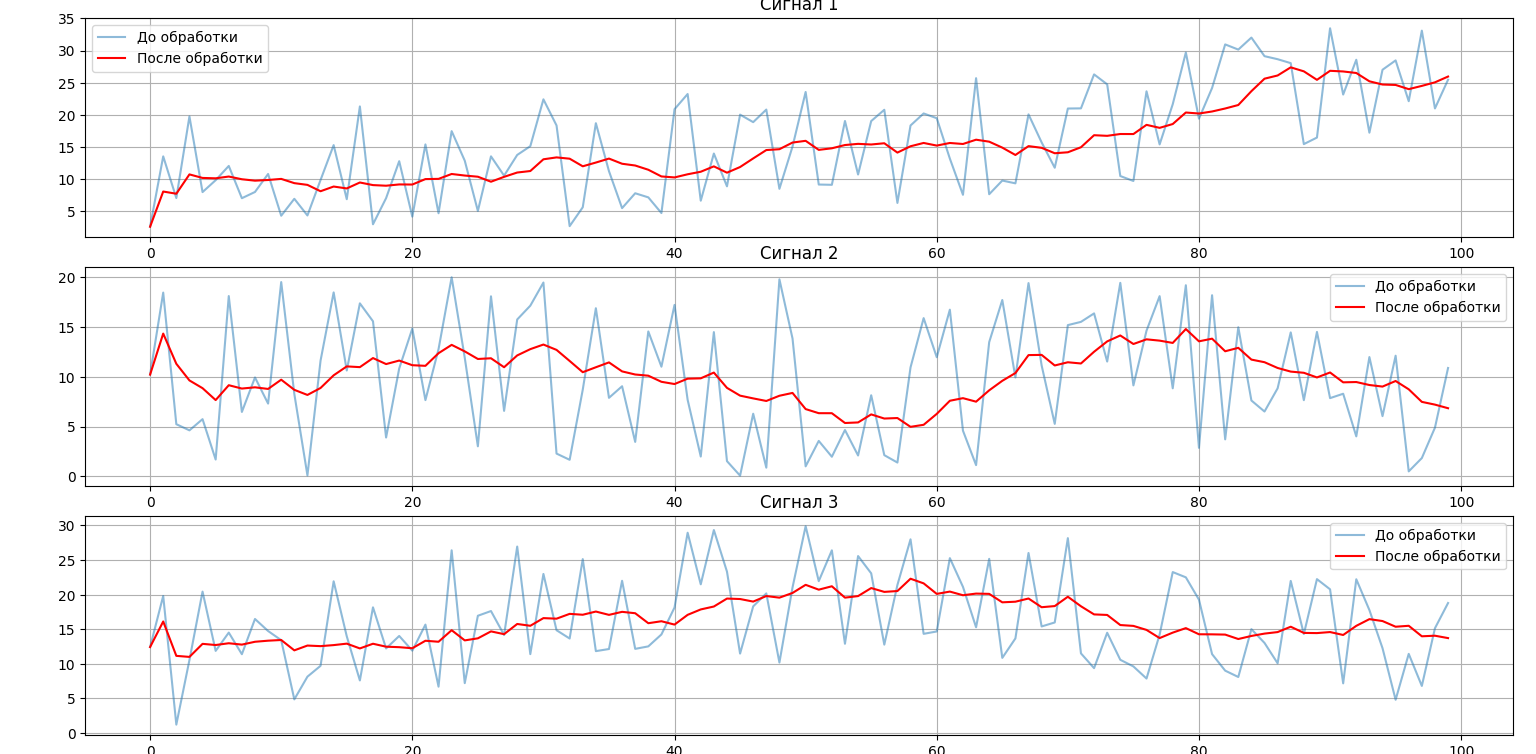

The script that drew this image:
import numpy as np
import matplotlib.pyplot as plt

file_paths = [
    "signal01.dat",
    "signal02.dat",
    "signal03.dat",
]
def smooth_signal(signal, window=10):
    cumsum = np.cumsum(signal, dtype=float) # Cumulative sum :))
    cumsum[window:] = cumsum[window:] - cumsum[:-window]
    return cumsum / np.minimum(np.arange(1, len(signal) + 1), window)


fig, axs = plt.subplots(len(file_paths), 1, figsize=(10, 15))
for i, file_path in enumerate(file_paths):
    data = np.loadtxt(file_path)
    smoothed = smooth_signal(data)
    axs[i].plot(data, label="До обработки", alpha=0.5)
    axs[i].plot(smoothed, label="После обработки", color='red', linewidth=1.5)
    axs[i].set_title(f"Сигнал {i + 1}")
    axs[i].legend()
    axs[i].grid(True)

plt.tight_layout()
plt.show()
